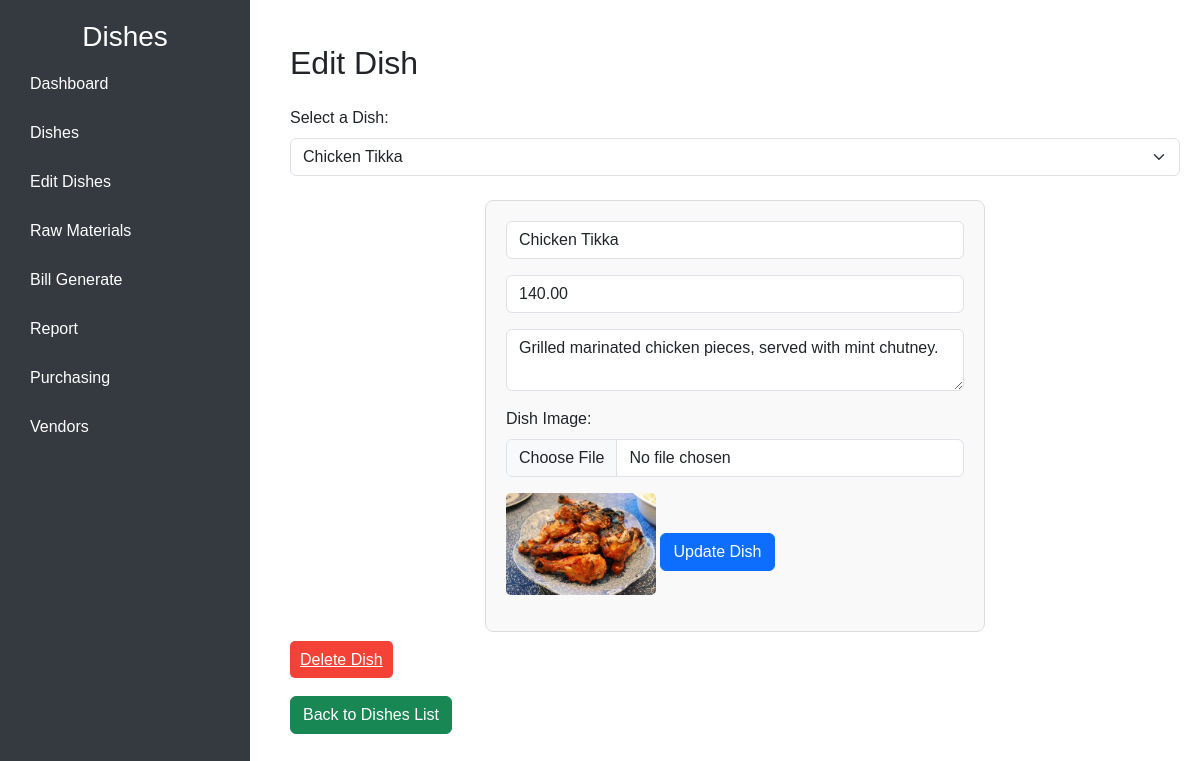
/editdish.php?dish_id=2, run on the app's committed database.
### tables this page shows
CREATE TABLE `dishes` (
  `dish_id` int(11) NOT NULL,
  `name` varchar(255) NOT NULL,
  `price` decimal(10,2) NOT NULL,
  `description` text DEFAULT NULL,
  `image` varchar(255) DEFAULT NULL
);

### editdish.php (the view, shortened to what this page needs)
<?php
$servername = "localhost";
$username = "root";
$password = "";
$dbname = "restaurant_db";
$conn = new mysqli($servername, $username, $password, $dbname);
$dishes = [];
$sql = "SELECT * FROM dishes";
$result = $conn->query($sql);
if ($result->num_rows > 0) {
    while ($row = $result->fetch_assoc()) {
        $dishes[] = $row;
    }
}
$dish = null;
if (isset($_GET['dish_id']) && !empty($_GET['dish_id'])) {
    $dish_id = (int) $_GET['dish_id'];
    $stmt = $conn->prepare("SELECT * FROM dishes WHERE dish_id = ?");
    $stmt->bind_param("i", $dish_id);
    $stmt->execute();
    $result = $stmt->get_result();
    if ($result->num_rows > 0) {
        $dish = $result->fetch_assoc();
    } else {
        $message = "<div class='alert alert-danger'>Dish not found.</div>";
    }
}
?>
<!DOCTYPE html>
<html lang="en">
<head>
    <link href="https://cdn.jsdelivr.net/npm/bootstrap@5.3.0/dist/css/bootstrap.min.css" rel="stylesheet">
</head>
<body>
    <div class="sidebar">
        <h3 class="text-center">Dishes</h3>
        <a href="index.php">Dashboard</a>
        <a href="dish.php">Dishes</a>
        <a href="editdish.php">Edit Dishes</a>
        <a href="rawmaterial.php">Raw Materials</a>
        <a href="orderitem.php">Bill Generate</a>
        <a href="report.php">Report</a>
        <a href="purchasing.php">Purchasing</a>
        <a href="vendor.php">Vendors</a>
    </div>
    <div class="main-content">
        <h2 class="my-4">Edit Dish</h2>
        <form method="GET" action="" class="mb-4">
            <div class="mb-3">
                <label for="dish_id" class="form-label">Select a Dish:</label>
                <select name="dish_id" id="dish_id" class="form-select" required onchange="this.form.submit()">
                    <?php foreach ($dishes as $dish_item): ?>
                        <option value="<?php echo $dish_item['dish_id']; ?>" <?php echo isset($dish_id) && $dish_id == $dish_item['dish_id'] ? 'selected' : ''; ?>>
                            <?php echo $dish_item['name']; ?>
                        </option>
                    <?php endforeach; ?>
                </select>
            </div>
        </form>
        <?php if (isset($dish)): ?>
            <form method="POST" action="" enctype="multipart/form-data" class="form-container">
                <div class="mb-3">
                    <input type="text" class="form-control" name="dish_name" value="<?php echo $dish['name']; ?>" placeholder="Dish Name" required>
                </div>
                <div class="mb-3">
                    <input type="number" class="form-control" name="price" value="<?php echo $dish['price']; ?>" step="0.01" placeholder="Price" required>
                </div>
                <div class="mb-3">
                    <textarea class="form-control" name="description" placeholder="Description" required><?php echo $dish['description']; ?></textarea>
                </div>
                <div class="mb-3">
                    <label for="dish_image" class="form-label">Dish Image:</label>
                    <input type="file" class="form-control" name="dish_image" accept="image/*">
                </div>
                <?php if (!empty($dish['image'])): ?>
                    <img src="<?php echo $dish['image']; ?>" alt="Dish Image" class="dish-image mb-3">
                <?php endif; ?>
                <button type="submit" name="update_dish" class="btn btn-primary">Update Dish</button>
            </form>
            <div class="mt-3">
                <a href="editdish.php?delete_dish_id=<?php echo $dish['dish_id']; ?>" class="delete-btn" onclick="return confirm('Are you sure you want to delete this dish?')">Delete Dish</a>
            </div>
        <?php endif; ?>
        <a href="dish.php" class="btn btn-success mt-4">Back to Dishes List</a>
    </div>
</body>
</html>

### editdish.php (style rules this page uses)
body { font-family: Arial, sans-serif; margin: 0; padding: 0; display: flex; min-height: 100vh; }
.sidebar { width: 250px; background-color: #343a40; color: white; padding: 20px; position: fixed; height: 100vh; overflow-y: auto; }
.sidebar a { color: white; text-decoration: none; display: block; padding: 10px; margin: 5px 0; border-radius: 5px; transition: background-color 0.3s; }
.main-content { margin-left: 270px; flex: 1; padding: 20px; }
.form-container { max-width: 500px; margin: 0 auto; padding: 20px; border: 1px solid #ddd; border-radius: 8px; background-color: #f9f9f9; }
.dish-image { max-width: 150px; height: auto; border-radius: 5px; }
.delete-btn { background-color: #f44336; color: white; border: none; padding: 10px; border-radius: 5px; }

### data on the page
dishes: dish_name "Chicken Tikka", price "140.00", description "Grilled marinated chicken pieces, served with mint chutney.", image (picture)

### other printed values
form field dish_id "Chicken Tikka"
